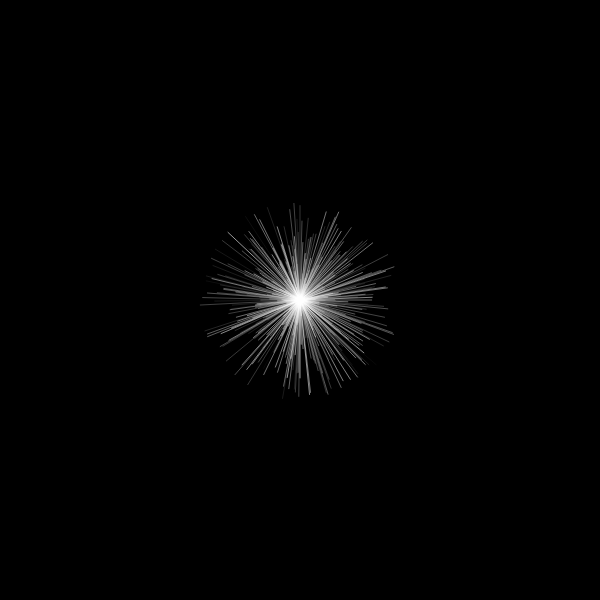
Frame 1 (no input)
Frame 60 (no input): identical to frame 1, image omitted
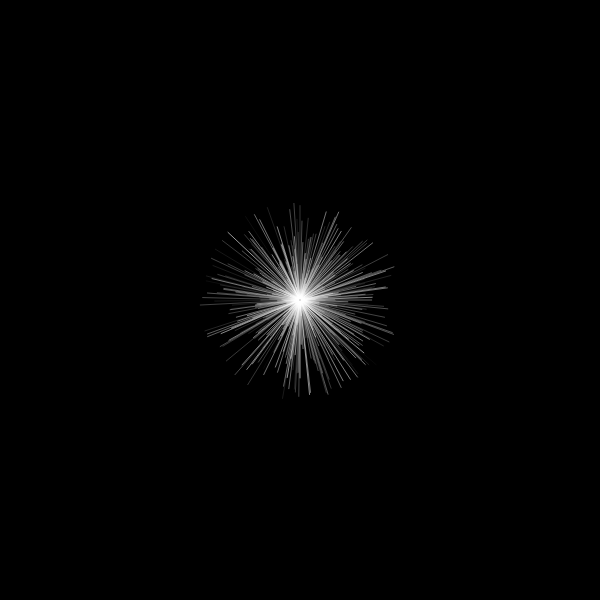
Frame 120 (the mouse pressed at the canvas centre since frame 60)

The p5.js sketch that drew these frames (run headless with seeded random() and noise() and a simulated clock; from frame 60 on, the mouse is pressed at the canvas centre):

// p5.js sketch
// ── sketch.js
/*
______LINES OOP QUIZ_______
Add Following Functionality:

  When mouse is pressed...
    - Line object is added to array and drawn from center position to mouse position.
	    - BONUS: make it so the opacity, stroke, and strokeWeight are randomized on that new object.
  When any key is pressed...
    - the whole image resets, the starting lines are redrawn with new random values
*/


let lines = [];      //array of line objects
lines.length = 500;  //size of line array

function setup() 
{
  createCanvas(600, 600);

  //generate lines from the center of canvas to equally spaced points around circle (based on lines.length), at random radius.
  for (let i = 0; i < lines.length; i++)  //for every element in array...
  {
    //generate random radius value between 1 and 100
    let radius = random(1, 100); 

    //map the length of array from 0 to TWO_PI for angles of circle 
    let angle = map (i, 0, lines.length, 0, TWO_PI); 

    //create new instance of Line object for each array element
    // line object initialized with (x2, y2) at center position, and (x1, y1) at 
    lines[i] = new Line(width/2 + radius * cos(angle), height/2 + radius * sin(angle), width/2, height/2); 

    //set stroke, strokeWeight, opacity for each object in array
    lines[i].opacity = random(127, 155);
    lines[i].stroke = 255;
    lines[i].strokeWeight = random(0.05, 1);
  }
}

function draw() 
{
  background(0);

  for(let i = 0; i < lines.length; i++) //for every object in array...
  {
    lines[i].display(); //run display() method
  }
}

class Line  //Line Class Definition
{
  //Constructor, runs when new instance is created
  constructor(_x1, _y1, _x2, _y2) //accepts point1(x1, y1) and point2(x2, y2) arguments
  {
    this.x1 = _x1;
    this.y1 = _y1;
    this.x2 = _x2;
    this.y2 = _y2;
    this.stroke = 255;      //greyscale value, default to white
    this.strokeWeight = 1;  //default to 1
    this.opacity = 255;     //alpha value, default to full opacity
  }

display() // run continously in draw
{
strokeWeight(this.strokeWeight);
stroke(this.stroke, this.opacity);
line(this.x1, this.y1, this.x2, this.y2);
}
}


function mousePressed()
{
let newLine = new Line(mouseX, mouseY, width/2, height/2);
newLine.opacity = random(100, 255);
newLine.stroke = random(0, 255);
newLine.strokeWeight = random(0.5, 3);


lines.push(newLine);
}


function keyPressed()
{
lines = new Array(100);
for (let i = 0; i < lines.length; i++)  //for every element in array...
  {
    //generate random radius value between 1 and 100
    let radius = random(1, 100); 

    //map the length of array from 0 to TWO_PI for angles of circle 
    let angle = map (i, 0, lines.length, 0, TWO_PI); 

    //create new instance of Line object for each array element
    // line object initialized with (x2, y2) at center position, and (x1, y1) at 
    lines[i] = new Line(width/2 + radius * cos(angle), height/2 + radius * sin(angle), width/2, height/2); 

    //set stroke, strokeWeight, opacity for each object in array
    lines[i].opacity = random(127, 155);
    lines[i].stroke = 255;
    lines[i].strokeWeight = random(0.05, 1);
  }

}
